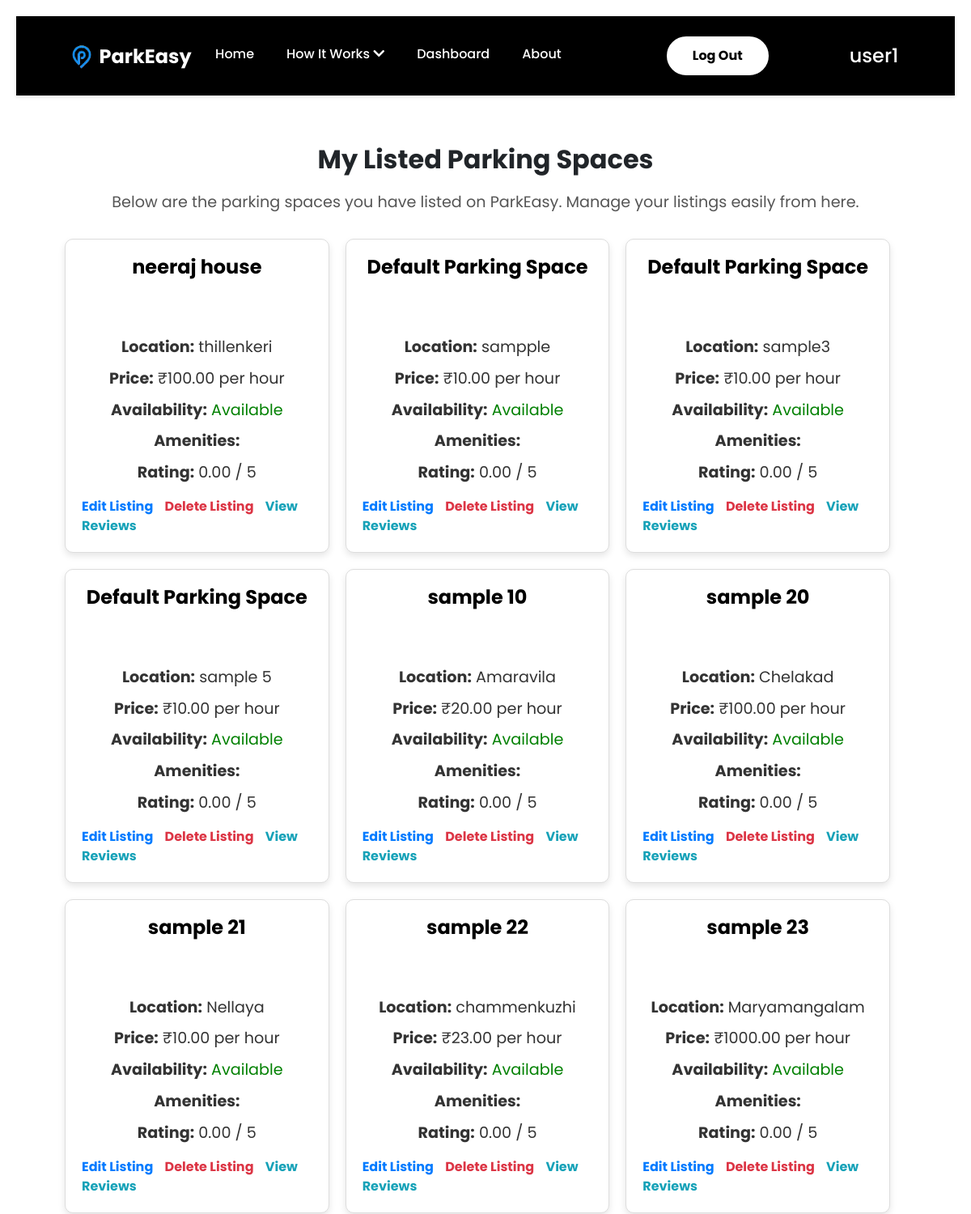
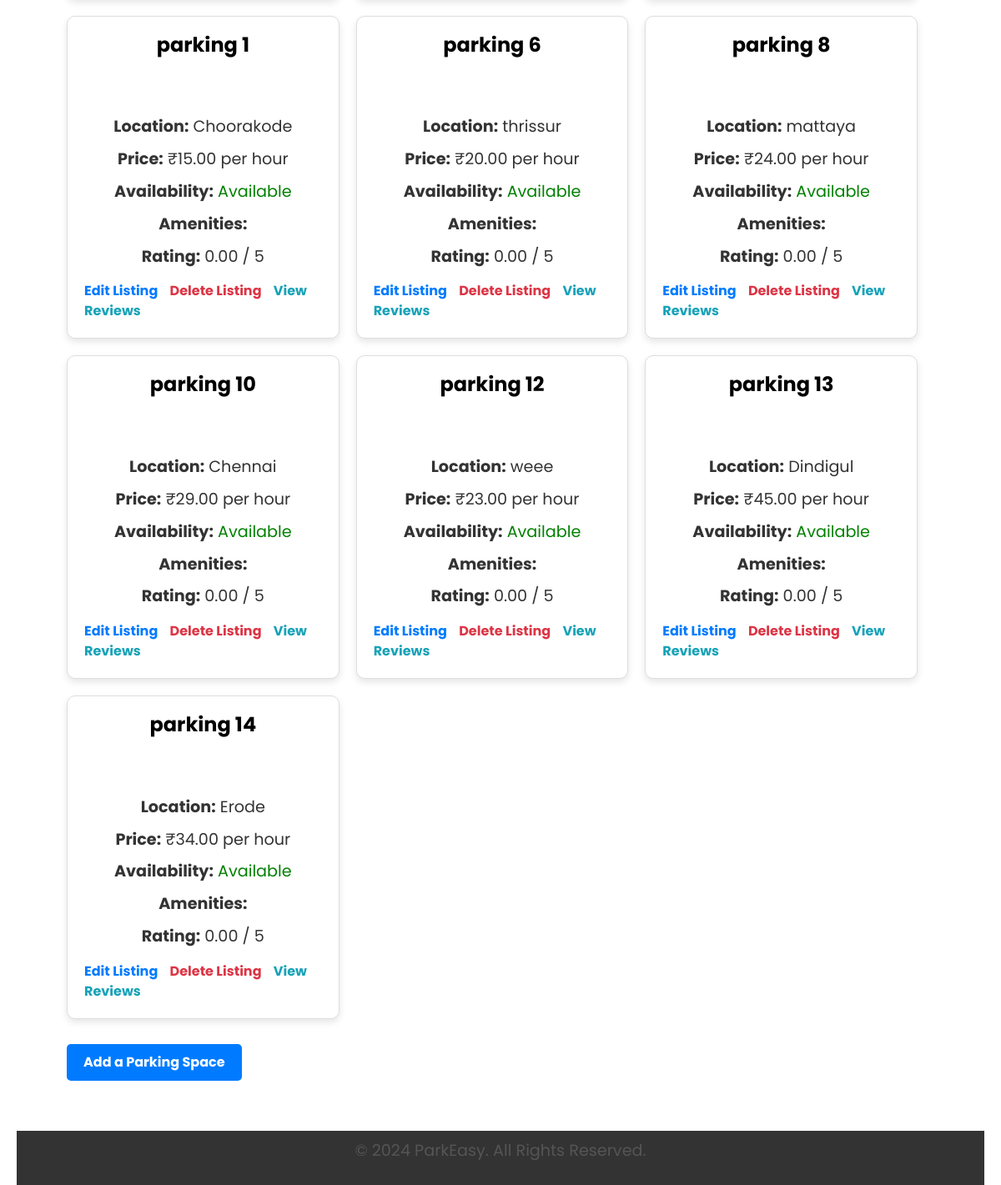
The app's page /parkeasy/listed-parking-spaces/ (signed in) with its own data (2 pictures, top to bottom).
### ParkEasyApp/models.py (models this page shows, shortened)
class ParkingSpace(models.Model):
    name = models.CharField(max_length=255)
    host = models.ForeignKey(ParkEasyUser, on_delete=models.CASCADE, related_name="parking_spaces")
    location = models.CharField(max_length=255)
    price_per_hour = models.DecimalField(max_digits=10, decimal_places=2)
    availability = models.BooleanField(default=True)
    amenities = models.TextField(blank=True, null=True)
    rating = models.DecimalField(max_digits=3, decimal_places=2, default=0.0)
    created_at = models.DateTimeField(auto_now_add=True)
    latitude = models.FloatField(null=True, blank=True)
    longitude = models.FloatField(null=True, blank=True)
    image = models.ImageField(upload_to="parking_images/", null=True, blank=True)  # Image field
    class Meta:
        indexes = [
            models.Index(fields=['host', 'location']),
        ]

### ParkEasyApp/views.py (the view)
# urls.py: path('listed-parking-spaces/', views.my_listed_parking_spaces, name='my_listed_parking_spaces'),
@login_required
def my_listed_parking_spaces(request):
    user_profile = ParkEasyUser.objects.get(user=request.user)
    parking_spaces = ParkingSpace.objects.filter(host=user_profile)
    if not parking_spaces:
        return render(request, 'parking/my_listed_parking_spaces.html', {'message': 'You haven\'t listed any parking spaces yet.'})
    return render(request, 'parking/my_listed_parking_spaces.html', {'parking_spaces': parking_spaces})

### templates/parking/my_listed_parking_spaces.html
{% extends 'base.html' %}
{% load static %}
{% block content %}
<div style="padding: 20px; font-family: Arial, sans-serif;">
    <h1 style="font-size: 2rem; font-weight: bold; margin-bottom: 20px;">My Listed Parking Spaces</h1>
    <p style="margin-bottom: 30px; color: #555;">Below are the parking spaces you have listed on ParkEasy. Manage your
        listings easily from here.</p>
    {% if parking_spaces %}
    <div style="display: flex; flex-wrap: wrap; gap: 20px;">
        {% for space in parking_spaces %}
        <div
            style="background-color: #fff; border: 1px solid #ddd; border-radius: 10px; padding: 20px; width: calc(33.333% - 20px); box-shadow: 0 4px 8px rgba(0, 0, 0, 0.1);">
            {% if space.id %}
            <h2 style="font-size: 1.5rem; font-weight: 600; margin-bottom: 10px;">
                <a href="{% url 'parking_space_detail' space.id %}" style="text-decoration: none; color: #000000;">
                    {{ space.name }}
                </a>
            </h2>
            {% else %}
            <h2 style="font-size: 1.5rem; font-weight: 600; margin-bottom: 10px; color: red;">
                Invalid Parking Space
            </h2>
            {% endif %}
            <p style="color: #333; margin-bottom: 10px;"><strong>Location:</strong> {{ space.location }}</p>
            <p style="color: #333; margin-bottom: 10px;"><strong>Price:</strong> ₹{{ space.price_per_hour }} per
                hour</p>
            <p style="color: #333; margin-bottom: 10px;">
                <strong>Availability:</strong>
                {% if space.availability %}
                <span style="color: green;">Available</span>
                {% else %}
                <span style="color: red;">Not Available</span>
                {% endif %}
            </p>
            <p style="color: #333; margin-bottom: 10px;"><strong>Amenities:</strong> {{ space.amenities }}</p>
            <p style="color: #333; margin-bottom: 10px;"><strong>Rating:</strong> {{ space.rating }} / 5</p>
            <div style="margin-top: 15px;">
                <a href="{% url 'edit_parking_space' space.id %}"
                    style="color: #007bff; text-decoration: none; margin-right: 10px;">Edit Listing</a>
                <a href="{% url 'delete_parking_space' space.id %}"
                    style="color: #dc3545; text-decoration: none; margin-right: 10px;">Delete Listing</a>
                <a href="{% url 'parking_space_reviews' space.id %}" style="color: #17a2b8; text-decoration: none;">View
                    Reviews</a>
            </div>
        </div>
        {% endfor %}
    </div>
    <div style="margin-top: 30px;">
        <a href="{% url 'add_parking_space' %}"
            style="display: inline-block; padding: 10px 20px; background-color: #007bff; color: white; text-decoration: none; border-radius: 5px;">
            Add a Parking Space
        </a>
    </div>
    {% elif message %}
    <p>{{ message }} <a href="{% url 'add_parking_space' %}" style="color: #007bff; text-decoration: none;">Add a
            Parking Space</a> now!</p>
    {% endif %}
</div>
{% endblock %}

### templates/base.html (shortened to what this page needs)
<!DOCTYPE html>
<html lang="en">
{% load static %}
<head>
    <link rel="stylesheet" href="{% static 'css/home_style.css' %}">
    <link rel="stylesheet" href="{% static 'css/base_style.css' %}">
    <link rel="stylesheet" href="{% static 'css/login.css' %}">
    <link rel="stylesheet" href="{% static 'css/about.css' %}">
    <link rel="stylesheet" href="{% static 'css/add_parking_style.css' %}">
    <link rel="stylesheet" href="{% static 'css/parking_space_list.css' %}">
    <link rel="stylesheet" href="{% static 'css/parking_space_detail.css' %}">
    <link rel="stylesheet" href="{% static 'css/my_listed_parking_spaces.css' %}">
    <link rel="stylesheet" href="{% static 'css/help_support.css' %}">
    <link rel="stylesheet" href="{% static 'css/terms_conditions.css' %}">
    <link rel="stylesheet" href="{% static 'css/my_bookings.css' %}">
    <link rel="stylesheet" href="{% static 'css/create_booking.css' %}">
    <link href="https://cdnjs.cloudflare.com/ajax/libs/font-awesome/5.15.4/css/all.min.css" rel="stylesheet">
    <link href="https://cdn.jsdelivr.net/npm/bootstrap@5.3.3/dist/css/bootstrap.min.css" rel="stylesheet"
>
    <link rel="stylesheet" href="https://unpkg.com/leaflet@1.9.4/dist/leaflet.css" />
    <link href="https://cdn.jsdelivr.net/npm/bootstrap@5.1.0/dist/css/bootstrap.min.css" rel="stylesheet">
</head>
<body>
    <header>
        <div class="logo">
            <a href="{% url 'home' %}">
                <img src="{% static 'img/P1 logoo.png' %}" alt="Placeholder Logo">
                <span class="logo-text">ParkEasy</span>
            </a>
        </div>
        <nav>
            <ul class="menu">
                <li><a href="{% url 'home' %}">Home</a></li>
                <li class="dropdown">
                    <a href="#" id="how-it-works">How It Works <i class="fas fa-chevron-down"></i></a>
                </li>
                <li><a href="{% url 'dashboard' %}">Dashboard</a></li>
                <li><a href="{% url 'about' %}">About</a></li>
                <li>
                    {% if user.is_authenticated %}
                    <a href="{% url 'logout' %}" id="login_button">Log Out</a>
                    {% else %}
                    <a href="{% url 'login' %}" id="login_button">Log In</a>
                    <a href="{% url 'register' %}" id="signup_button">Sign Up</a>
                    {% endif %}
                </li>
                <li style="margin-left:100px ;">
                    <h4>{{ request.user.username }}</h4>
                </li>
            </ul>
        </nav>
    </header>
    <div class="wrapper" style=" min-height: 500px; ">
        <main>
            {% block content %}{% endblock %}
        </main>
    </div>
    <footer>
        <p>&copy; 2024 ParkEasy. All Rights Reserved.</p>
    </footer>
</body>
</html>

### static/css/home_style.css (style rules this page uses)
main { padding: 40px; font-family: 'Poppins', sans-serif; }
header { background-color: black; color: white; padding: 15px 50px; display: flex; justify-content: space-between; align-items: center; box-shadow: 0 2px 5px rgba(0, 0, 0, 0.1); position: sticky; top: 0; z-index: 10; }
header .logo { display: flex; align-items: center; }
header .logo img { height: 50px; max-width: 100%; display: block; float: left; }
header .logo-text { float: left; text-decoration: none; margin-left: -10px; margin-top: 8px; font-size: 24px; color: white; font-weight: bold; }
header nav { display: flex; align-items: center; flex-grow: 1; justify-content: center; margin-top: 10px; box-sizing: border-box; }
header nav ul { display: flex; list-style: none; margin: 0; padding: 0; }
header nav ul li { margin-left: 20px; position: relative; margin-top: 10px; }
header nav ul li:first-child { margin-left: 0; }
header nav ul li a { color: white; text-decoration: none; font-weight: 500; padding: 5px 10px; border-radius: 4px; transition: background-color 0.3s, color 0.3s; }
header nav ul li.dropdown .fas { display: inline-block; transition: transform 0.3s ease; }
#login_button { background-color: white; color: #000; padding: 10px 30px; border-radius: 50px; font-weight: bold; border: 2px solid #fff; display: inline-flex; justify-content: center; align-items: center; cursor: pointer; margin-left: 100px; margin-top: -10px; }
footer { background-color: black; color: white; text-align: center; padding: 10px; margin-top: 40px; }

### static/css/base_style.css (style rules this page uses)
* { font-family: 'Poppins', sans-serif; margin: 0; padding: 0; box-sizing: border-box; }
body { font-family: 'Poppins', sans-serif; margin: 0; padding: 0; overflow-x: hidden; line-height: 1.6; display: flex; flex-direction: column; min-height: 400px; }
.wrapper { flex: 1; display: flex; flex-direction: column; }
header { width: 100%; background-color: black; color: white; padding: 15px 50px; display: flex; justify-content: space-between; align-items: center; box-shadow: 0 2px 5px rgba(0, 0, 0, 0.1); position: sticky; top: 0; z-index: 10; }
header .logo { display: flex; align-items: center; }
header .logo img { height: 50px; max-width: 100%; display: block; float: left; }
header .logo-text { float: left; text-decoration: none; margin-left: -10px; margin-top: 8px; font-size: 24px; color: white; font-weight: bold; }
header nav { display: flex; align-items: center; flex-grow: 1; justify-content: center; margin-top: 10px; box-sizing: border-box; }
header nav ul { display: flex; list-style: none; margin: 0; padding: 0; }
header nav ul li { margin-left: 20px; position: relative; margin-top: 10px; }
header nav ul li:first-child { margin-left: 0; }
header nav ul li a { color: white; text-decoration: none; font-weight: 500; padding: 5px 10px; border-radius: 4px; transition: background-color 0.3s, color 0.3s; }
header nav ul li.dropdown .fas { display: inline-block; transition: transform 0.3s ease; }
#login_button { background-color: white; color: #000; padding: 10px 30px; border-radius: 50px; font-weight: bold; border: 2px solid #fff; display: inline-flex; justify-content: center; align-items: center; cursor: pointer; margin-left: 100px; margin-top: -10px; }
footer { background-color: #333; color: rgba(255, 255, 255, 0.826); text-align: center; padding: 10px; margin-top: auto; width: 100%; }

### static/css/add_parking_style.css (style rules this page uses)
* { font-family: 'Poppins', sans-serif; margin: 0; padding: 0; box-sizing: border-box; }
body { font-family: 'Poppins', sans-serif; background-color: #f4f4f4; justify-content: center; align-items: center; height: 100vh; margin: 0; }
h2 { color: black; font-size: 28px; margin-bottom: 20px; text-align: center; }

### static/css/parking_space_list.css (style rules this page uses)
* { margin: 0; padding: 0; box-sizing: border-box; }
body { font-family: 'Poppins', sans-serif; line-height: 1.6; background-color: #f4f4f4; padding: 20px; display: flex; flex-direction: column; min-height: 100vh; }

### static/css/parking_space_detail.css (style rules this page uses)
* { margin: 0; padding: 0; box-sizing: border-box; }
body { font-family: 'Poppins', sans-serif; line-height: 1.6; background-color: #f4f4f4; display: flex; flex-direction: column; min-height: 100vh; }
h2 { text-align: center; font-size: 2rem; color: #333; margin-bottom: 70px !important; }

### static/css/terms_conditions.css (style rules this page uses)
h1 { text-align: center; font-size: 36px; margin-bottom: 40px; }
ul { list-style-type: disc; margin-left: 20px; }
ul li { margin-bottom: 10px; }

### static/css/create_booking.css (style rules this page uses)
h1 { font-size: 24px; font-weight: bold; margin-bottom: 20px; text-align: center; }

### records on screen
ParkingSpace: name "neeraj house", location "thillenkeri", price_per_hour "100.00", availability "Available", rating "0.00"
ParkingSpace: name "Default Parking Space", location "sampple", price_per_hour "10.00", availability "Available", rating "0.00"
ParkingSpace: name "Default Parking Space", location "sample3", price_per_hour "10.00", availability "Available", rating "0.00"
ParkingSpace: name "Default Parking Space", location "sample 5", price_per_hour "10.00", availability "Available", rating "0.00"
ParkingSpace: name "sample 10", location "Amaravila", price_per_hour "20.00", availability "Available", rating "0.00"
ParkingSpace: name "sample 20", location "Chelakad", price_per_hour "100.00", availability "Available", rating "0.00"
ParkingSpace: name "sample 21", location "Nellaya", price_per_hour "10.00", availability "Available", rating "0.00"
ParkingSpace: name "sample 22", location "chammenkuzhi", price_per_hour "23.00", availability "Available", rating "0.00"
ParkingSpace: name "sample 23", location "Maryamangalam", price_per_hour "1000.00", availability "Available", rating "0.00"
ParkingSpace: name "parking 1", location "Choorakode", price_per_hour "15.00", availability "Available", rating "0.00"
ParkingSpace: name "parking 6", location "thrissur", price_per_hour "20.00", availability "Available", rating "0.00"
ParkingSpace: name "parking 8", location "mattaya", price_per_hour "24.00", availability "Available", rating "0.00"
ParkingSpace: name "parking 10", location "Chennai", price_per_hour "29.00", availability "Available", rating "0.00"
ParkingSpace: name "parking 12", location "weee", price_per_hour "23.00", availability "Available", rating "0.00"
ParkingSpace: name "parking 13", location "Dindigul", price_per_hour "45.00", availability "Available", rating "0.00"
ParkingSpace: name "parking 14", location "Erode", price_per_hour "34.00", availability "Available", rating "0.00"

### other values on screen
{{ request.user.username }} "user1"
